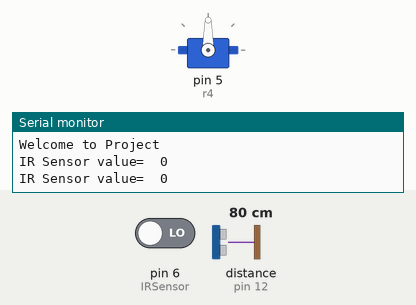
A sketch run on a simulated Arduino Uno, built with avr-gcc and run on an emulated ATmega328P. Parts: servo, the last lines printed to the serial monitor. Inputs (shaded band) come from the test bench; at power-on: pin 6 (IRSensor) LOW, distance to the obstacle (sensor on pin 12) 80 cm. The echo pulse lasts 58.3 µs per cm.

Above: at 1.7 s.
1.8 s: pin 6 (IRSensor) driven HIGH
At 2.6 s:
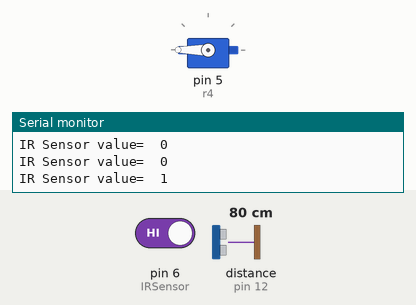
3.5 s: pin 6 (IRSensor) driven LOW
At 4.6 s:
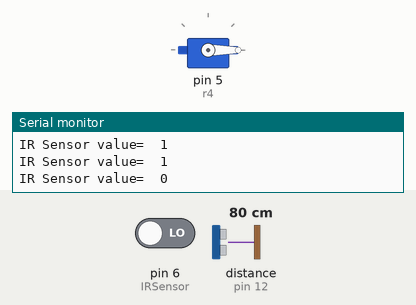
Timing chart, 0 to 11.2 s (numbered marks = the images above; inputs shaded):
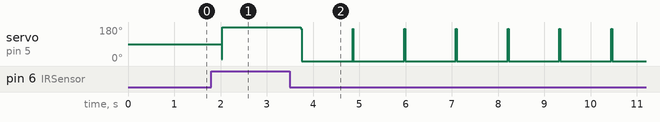

Measured:
- after the input at 1.8 s, servo on pin 5 (r4): 90° → 180° after 0.22 s
- after the input at 3.5 s, servo on pin 5 (r4): alternates 170° for 0.02 s and 0° for 1.1 s, starting after 0.24 s

The sketch:

new1.ino
```cpp
#include <Servo.h>

Servo myservo;
int pos = 0;
int r1=2,r2=3,r3=4,r4=5,r5=11,r6=10,r7=9;
const int trigPin = 13; // Trigger Pin of Ultrasonic Sensor
const int echoPin = 12; // Echo Pin of Ultrasonic Sensor
int IRSensor = 6; // connect ir sensor to arduino pin 2
int pc = 0;
void setup()
{
  myservo.attach(r4);
  pinMode (IRSensor, INPUT); // sensor pin INPUT
  pinMode (r1, OUTPUT);
  pinMode (r2, OUTPUT);
  pinMode (r3, OUTPUT);
  pinMode (r4, OUTPUT);
  pinMode (r5, OUTPUT);
  pinMode (r6, OUTPUT);
  pinMode (r7, OUTPUT);
  pinMode(trigPin, OUTPUT);
  pinMode(echoPin, INPUT);
  Serial.begin(9600);
  delay(500);
  Serial.println("Welcome to Project");
}

void loop()
{
//  pc = 0;
  long duration,cm;
  /*dis = time*speed/2
    speed of sound = 340 m/s
                     340*100/1000000 cm/microseconds
              dis = time * 340*100/1000000/2
              dis = time * 340/20000
    */

  delay(500);
  Serial.print("IR Sensor value=  ");
  Serial.println(digitalRead(IRSensor));

  digitalWrite(r3, HIGH);

  int statusSensor = digitalRead (IRSensor);

  if(statusSensor == 1){
    digitalWrite(r3, LOW);
    digitalWrite(r2, LOW);
    digitalWrite(r5,LOW);
    digitalWrite(r6,LOW);
    digitalWrite(r7,LOW);
    digitalWrite(r1, HIGH); // LED LOW
    if (pc==0){
        for (pos = 0;pos<=180;pos+=1){
          myservo.write(pos);
      }
      pc = 1;
      delay(200);
    }
  }
  else
  {
    if (pc==1){
      digitalWrite(r2, HIGH);
      digitalWrite(r1, LOW); // LED LOW
       for (pos = 180;pos>=0;pos-=1){
        myservo.write(pos);
      }
      pinMode(trigPin, OUTPUT);
      digitalWrite(trigPin, LOW);
      delayMicroseconds(2);
      digitalWrite(trigPin, HIGH);
      delayMicroseconds(10);
      digitalWrite(trigPin, LOW);
      pinMode(echoPin, INPUT);
      duration = pulseIn(echoPin, HIGH);
      cm = duration*340/20000;
      if (cm > 300){
        digitalWrite(r5,HIGH);
        digitalWrite(r6,LOW);
        digitalWrite(r7, HIGH);
      }
      else{
        digitalWrite(r6,HIGH);
        digitalWrite(r5,LOW);
        digitalWrite(r7, LOW);
      }
      delay(600);
    }
    else{
     pc = 0;
     digitalWrite(r2, HIGH); // LED LOW
     digitalWrite(r1, LOW);
     digitalWrite(r5,LOW);
     digitalWrite(r6,LOW);
     delay(10);
    }
  }
}
```
